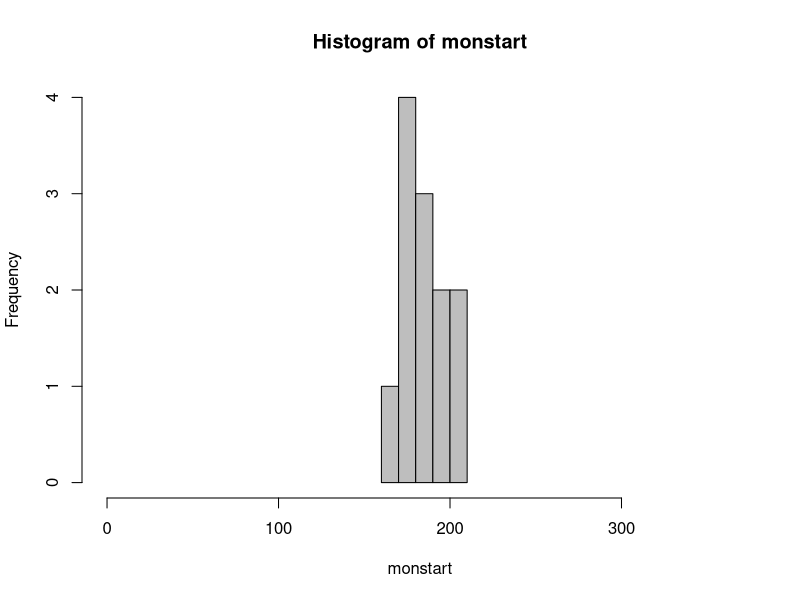

Generate this figure with R:
#Analysis of rainfall data


year <- seq(1,365)

monstart <- c(
  181,
  183,
  195,
  195,
  178,
  176,
  168,
  178,
  177,
  207,
  185,
  203
  )

hist(monstart,xlim=c(0,365),breaks=5,col="gray")

monthstart <- c(1,31,59,90,120,151,181,212,243,273,304,334)
precip <- c(
  7.2,
  6.5,
  15.7,
  11.6,
  8.6,
  10.3,
  37.3,
  30.8,
  22.0,
  22.6,
  10.8,
  12.6)

